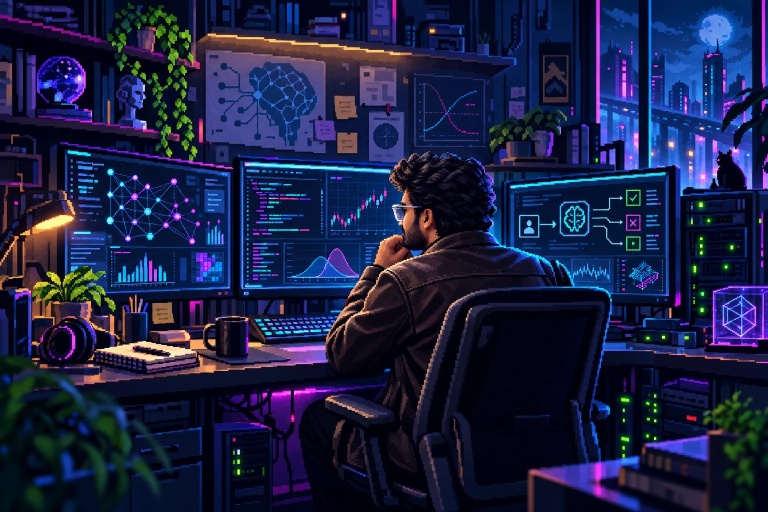
#> input picture assets/hero/jithu-ai-lab.webp, 1536 x 1024 px (shown at 1/2 size)
$ python build_animations.py
#> lines starting #> are read from the running program, lines starting #| are printed output that depends on the picture
#!/usr/bin/env python3
"""Build animated WebP assets from the generated source artwork."""

from __future__ import annotations

import math
from pathlib import Path

from PIL import Image, ImageDraw, ImageFilter


ROOT = Path(__file__).resolve().parents[1]


# [12 lines left out: function _save, not called in this run]


def build_hero() -> None:
    source = Image.open(ROOT / "assets/hero/jithu-ai-lab.webp").convert("RGB")
#> source is the input picture: PIL image 1536x1024 RGB; mean R, G, B 26.4, 32.7, 68.6
    source = source.resize((1280, 853), Image.Resampling.LANCZOS)
#> source: PIL image 1280x853 RGB

    def load_keyframe(filename: str) -> Image.Image:
        image = Image.open(ROOT / "assets/hero" / filename).convert("RGB")
        return image.resize(source.size, Image.Resampling.LANCZOS)

    head_mid = Image.open(ROOT / "assets/hero/jithu-ai-lab-headturn-mid.png").convert("RGB")
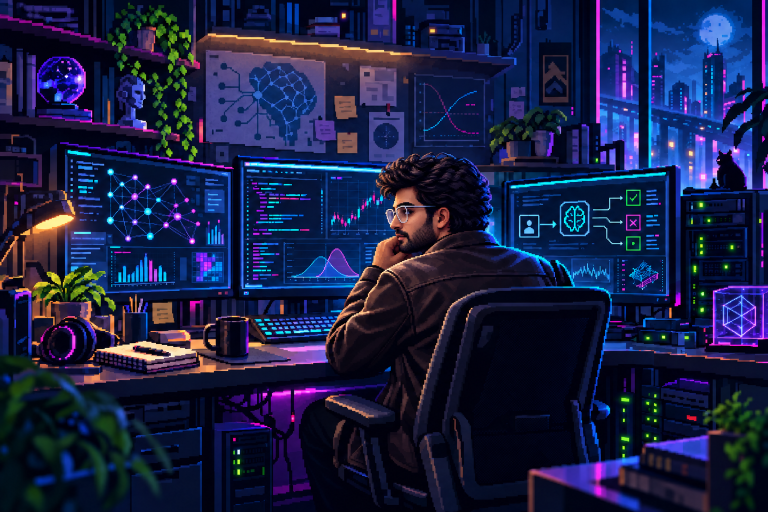
#> input picture assets/hero/jithu-ai-lab-headturn-mid.png, 1536 x 1024 px (shown at 1/2 size)
#> head_mid is the input picture: PIL image 1536x1024 RGB; mean R, G, B 25.6, 31.8, 68.4
    head_mid = head_mid.resize(source.size, Image.Resampling.LANCZOS)
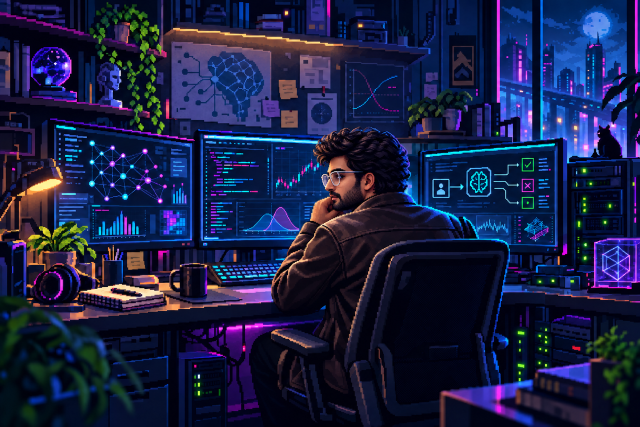
#> head_mid: PIL image 1280x853 RGB (shown at 1/2 size); mean R, G, B 25.6, 31.8, 68.4
    head_full = Image.open(ROOT / "assets/hero/jithu-ai-lab-headturn-full.png").convert("RGB")
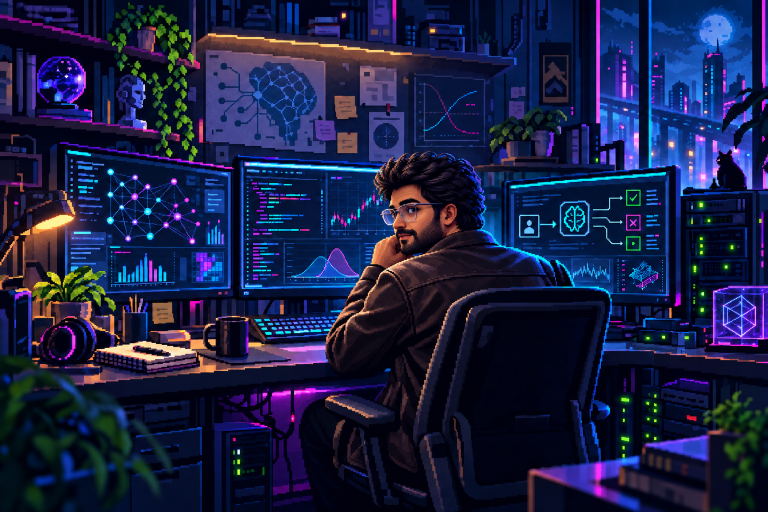
#> input picture assets/hero/jithu-ai-lab-headturn-full.png, 1536 x 1024 px (shown at 1/2 size)
#> head_full is the input picture: PIL image 1536x1024 RGB; mean R, G, B 25.8, 32, 68.8
    head_full = head_full.resize(source.size, Image.Resampling.LANCZOS)
#> head_full: PIL image 1280x853 RGB
    greeting_turn_1 = load_keyframe("jithu-ai-lab-greeting-turn-1.webp")
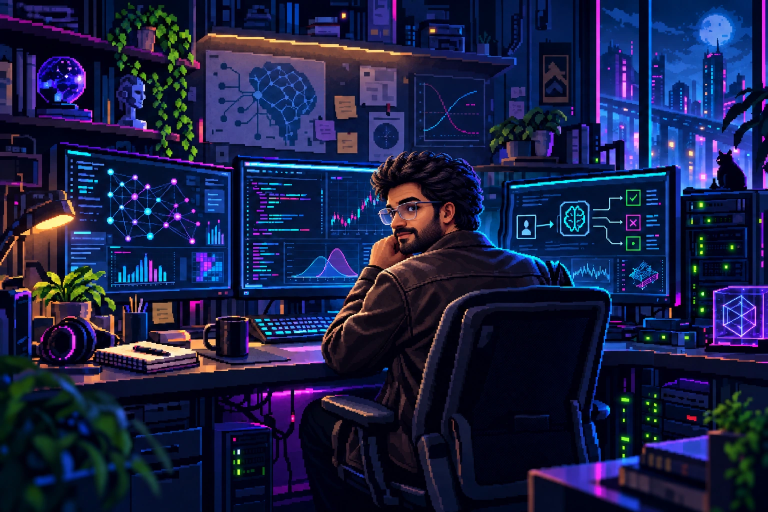
#> input picture assets/hero/jithu-ai-lab-greeting-turn-1.webp, 1536 x 1024 px (shown at 1/2 size)
#> in load_keyframe, image is the input picture: PIL image 1536x1024 RGB; mean R, G, B 26.2, 32.1, 68.8
    greeting_turn_2 = load_keyframe("jithu-ai-lab-greeting-turn-2.webp")
#> call 2 of load_keyframe, with filename = 'jithu-ai-lab-greeting-turn-2.webp'
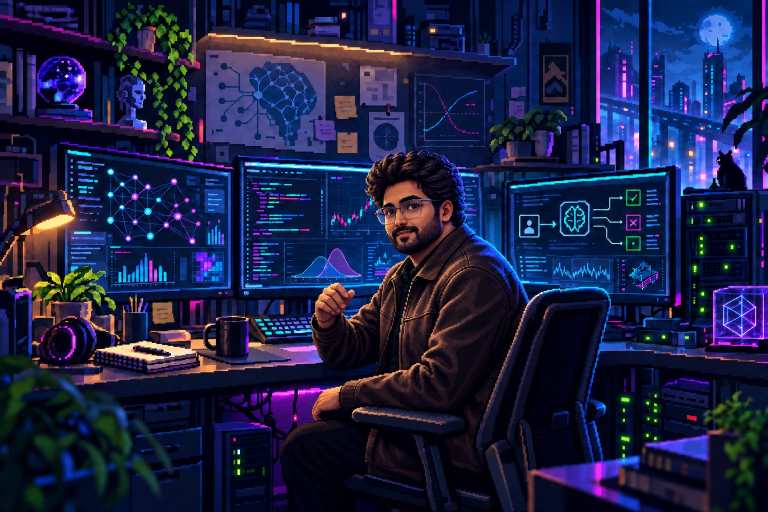
#> input picture assets/hero/jithu-ai-lab-greeting-turn-2.webp, 1536 x 1024 px (shown at 1/2 size)
#> in load_keyframe, image is the input picture: PIL image 1536x1024 RGB; mean R, G, B 27.4, 33, 69.7
#> in load_keyframe (call 2), `return image.resize(source.size, Image.Resampling.LANCZOS)`:
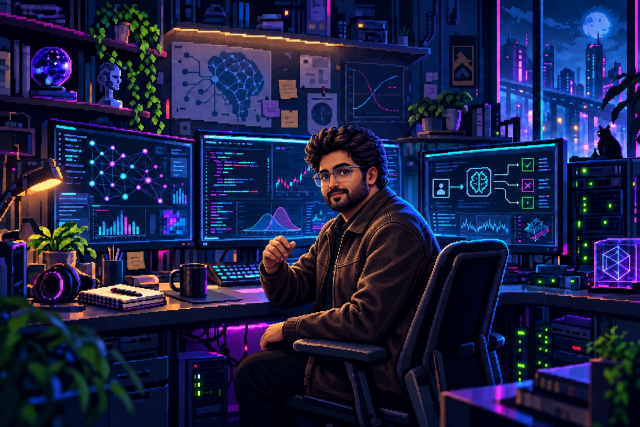
#> returned value: PIL image 1280x853 RGB (shown at 1/2 size); mean R, G, B 27.5, 33, 69.7
    greeting_return_sync_1 = load_keyframe("jithu-ai-lab-greeting-return-sync-1.webp")
#> call 3 of load_keyframe, with filename = 'jithu-ai-lab-greeting-return-sync-1.webp'
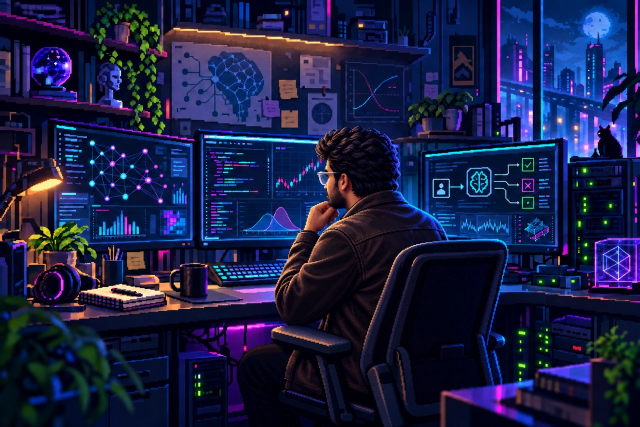
#> input picture assets/hero/jithu-ai-lab-greeting-return-sync-1.webp, 1280 x 853 px (shown at 1/2 size)
#> in load_keyframe, image is the input picture: PIL image 1280x853 RGB; mean R, G, B 25.9, 31.7, 69.6
    greeting_return_sync_2 = load_keyframe("jithu-ai-lab-greeting-return-sync-2.webp")
    greeting_rise = load_keyframe("jithu-ai-lab-greeting-rise.webp")
    greeting_raise_1 = load_keyframe("jithu-ai-lab-greeting-raise-1.webp")
    greeting_raise_2 = load_keyframe("jithu-ai-lab-greeting-raise-2.webp")
    greeting_wave_a = load_keyframe("jithu-ai-lab-greeting-wave-a.webp")
    greeting_wave_b = load_keyframe("jithu-ai-lab-greeting-wave-b.webp")
    frames: list[Image.Image] = []

    head_mask = Image.new("L", source.size)
    ImageDraw.Draw(head_mask).polygon(
        ((592, 247), (755, 238), (829, 278), (866, 367), (852, 458), (793, 515), (652, 503), (587, 409)),
        fill=255,
    )
    head_mask = head_mask.filter(ImageFilter.GaussianBlur(radius=11))

    greeting_mask = Image.new("L", source.size)
    ImageDraw.Draw(greeting_mask).polygon(
        (
            # Keep the transition outside the complete person-and-chair
            # silhouette.  The previous boundary crossed the chair back and
            # its wide feather blended two different chair states, creating a
            # visible soft halo around the subject.
            (365, 175),
            (790, 175),
            (990, 245),
            (1082, 430),
            (1082, 853),
            (548, 853),
            (410, 760),
            (350, 530),
            (375, 290),
        ),
        fill=255,
    )
    # A minimal feather hides the mask edge without softening pixel-art
    # details or producing a blurry band around the chair.
    greeting_mask = greeting_mask.filter(ImageFilter.GaussianBlur(radius=2))

    # [41 lines left out: function pose_frame, not called in this run]

    neural_nodes = (
        (178, 322),
        (211, 342),
        (247, 320),
        (278, 354),
        (316, 333),
        (193, 384),
        (231, 407),
        (270, 390),
        (320, 412),
    )
    neural_edges = (
        (0, 1),
        (0, 2),
        (1, 2),
        (1, 5),
        (1, 6),
        (2, 3),
        (2, 6),
        (3, 4),
        (3, 7),
        (4, 8),
        (5, 6),
        (6, 7),
        (7, 8),
    )
    chart_points = (
        (691, 232),
        (709, 220),
        (727, 226),
        (745, 202),
        (763, 212),
        (781, 180),
        (799, 190),
        (817, 160),
        (835, 171),
    )
    rain_streaks = (
        (1077, 52),
        (1108, 141),
        (1137, 88),
        (1168, 205),
        (1197, 119),
        (1224, 37),
        (1252, 171),
    )

    for index in range(80):
        phase = index / 80
        is_greeting = 5 <= index < 31
        frame = pose_frame(index)
        bloom = Image.new("RGBA", frame.size)
        bloom_draw = ImageDraw.Draw(bloom)
        detail = Image.new("RGBA", frame.size)
        draw = ImageDraw.Draw(detail)

        # Keep the scene stable while each monitor emits its own soft pulse.
        cyan_alpha = int(7 + 7 * (1 + math.sin(phase * math.tau * 2)) / 2)
        magenta_alpha = int(5 + 7 * (1 + math.sin(phase * math.tau * 2 + 2.1)) / 2)
        bloom_draw.rectangle((127, 280, 390, 474), fill=(0, 245, 255, cyan_alpha))
        bloom_draw.rectangle((404, 280, 817, 495), fill=(255, 46, 136, magenta_alpha))
        bloom_draw.rectangle((828, 284, 1124, 500), fill=(0, 245, 255, cyan_alpha))

        # Neural-network traffic visibly travels between nodes on the left display.
        for start, end in neural_edges:
            draw.line((neural_nodes[start], neural_nodes[end]), fill=(24, 126, 202, 105), width=2)
        for node_index, (x, y) in enumerate(neural_nodes):
            node_pulse = (index + node_index * 5) % 30
            colour = (255, 46, 216, 230) if node_index % 3 == 0 else (0, 245, 255, 230)
            radius = 4 if node_pulse < 8 else 3
            bloom_draw.ellipse((x - 7, y - 7, x + 7, y + 7), fill=(*colour[:3], 95))
            draw.rectangle((x - radius, y - radius, x + radius, y + radius), fill=colour)
        for signal in range(3):
            edge_index = (index // 10 + signal * 4) % len(neural_edges)
            start, end = neural_edges[edge_index]
            travel = ((index % 10) + signal * 3) / 10
            x = int(neural_nodes[start][0] + (neural_nodes[end][0] - neural_nodes[start][0]) * travel)
            y = int(neural_nodes[start][1] + (neural_nodes[end][1] - neural_nodes[start][1]) * travel)
            bloom_draw.ellipse((x - 8, y - 8, x + 8, y + 8), fill=(0, 245, 255, 150))
            draw.rectangle((x - 3, y - 3, x + 3, y + 3), fill=(220, 255, 255, 255))

        # Code lines scroll on the centre display and a block cursor keeps typing.
        code_palette = ((0, 245, 255, 215), (255, 46, 216, 210), (72, 148, 255, 210))
        for row in range(10):
            y = 302 + ((row * 15 - (index * 2)) % 150)
            indent = (row % 4) * 8
            length = 28 + ((row * 17) % 74)
            colour = code_palette[row % len(code_palette)]
            line_end = 427 + indent + length
            if is_greeting:
                line_end = min(line_end, 474)
            draw.rectangle((427 + indent, y, line_end, y + 3), fill=colour)
            if row % 3 == 0 and not is_greeting:
                draw.rectangle((535, y, 555 + (row % 2) * 14, y + 3), fill=(105, 126, 205, 190))
        if index % 12 < 7 and not is_greeting:
            cursor_y = 302 + ((8 * 15 - (index * 2)) % 150)
            bloom_draw.rectangle((568, cursor_y - 4, 576, cursor_y + 9), fill=(0, 245, 255, 145))
            draw.rectangle((568, cursor_y, 575, cursor_y + 6), fill=(223, 255, 255, 250))

        # Market/telemetry graph: bright trace, live candles, and a moving data point.
        draw.line(chart_points, fill=(0, 245, 255, 225), width=3)
        draw.line(tuple((x, y + 18) for x, y in chart_points), fill=(255, 46, 216, 155), width=2)
        segment = int(phase * (len(chart_points) - 1))
        segment_phase = phase * (len(chart_points) - 1) - segment
        x0, y0 = chart_points[segment]
        x1, y1 = chart_points[min(segment + 1, len(chart_points) - 1)]
        trace_x = int(x0 + (x1 - x0) * segment_phase)
        trace_y = int(y0 + (y1 - y0) * segment_phase)
        bloom_draw.ellipse((trace_x - 11, trace_y - 11, trace_x + 11, trace_y + 11), fill=(0, 245, 255, 175))
        draw.rectangle((trace_x - 4, trace_y - 4, trace_x + 4, trace_y + 4), fill=(240, 255, 255, 255))
        for candle in range(6):
            x = 704 + candle * 23
            wobble = int(5 * math.sin(phase * math.tau * 2 + candle))
            y = 128 + ((candle * 17) % 31) + wobble
            colour = (47, 255, 156, 225) if candle % 2 == 0 else (255, 46, 136, 225)
            draw.line((x + 3, y - 8, x + 3, y + 20), fill=colour, width=2)
            draw.rectangle((x, y, x + 6, y + 12), fill=colour)

        # Workflow statuses on the right monitor complete in sequence.
        for status_index, (x, y) in enumerate(((1043, 346), (1074, 381), (1043, 420))):
            active = (index // 10) % 3 == status_index
            colour = (57, 255, 20, 245) if active else (0, 245, 255, 135)
            bloom_draw.rectangle((x - 5, y - 5, x + 13, y + 13), fill=(*colour[:3], 95 if active else 35))
            draw.rectangle((x, y, x + 8, y + 8), outline=colour, width=2)
            if active:
                draw.line((x + 2, y + 4, x + 4, y + 6, x + 7, y + 2), fill=colour, width=2)

        # Server activity, keyboard taps, city windows, and digital rain make the lab breathe.
        for led_index, (x, y) in enumerate(
            ((1152, 371), (1181, 393), (1210, 417), (1138, 446), (1174, 473), (1217, 500), (1157, 530))
        ):
            on = (index + led_index * 7) % 20 < 11
            colour = (57, 255, 20, 240) if on else (0, 245, 255, 70)
            bloom_draw.rectangle((x - 4, y - 4, x + 8, y + 7), fill=(*colour[:3], 80 if on else 18))
            draw.rectangle((x, y, x + 4, y + 3), fill=colour)
        for key_index, (x, y) in enumerate(((478, 542), (501, 550), (524, 540), (547, 549), (570, 541), (593, 550))):
            if (index // 3 + key_index * 2) % 13 < 3:
                colour = (0, 245, 255, 225) if key_index % 2 else (255, 46, 216, 215)
                bloom_draw.rectangle((x - 3, y - 3, x + 12, y + 9), fill=(*colour[:3], 85))
                draw.rectangle((x, y, x + 8, y + 5), fill=colour)
        for window_index, (x, y) in enumerate(((1102, 111), (1136, 151), (1174, 91), (1211, 184), (1244, 126))):
            lit = (index // 8 + window_index) % 4 != 0
            colour = (255, 46, 216, 180) if window_index % 2 else (0, 245, 255, 185)
            draw.rectangle((x, y, x + 3, y + 10), fill=colour if lit else (12, 45, 92, 120))
        for streak_index, (x, start_y) in enumerate(rain_streaks):
            y = 52 + ((start_y + index * (5 + streak_index % 3)) % 245)
            draw.line((x, y, x - 3, y + 15), fill=(85, 211, 255, 90), width=1)

        # Rotating hologram cube on the desk.
        cube_cx, cube_cy = 1221, 574
        skew = int(9 * math.sin(phase * math.tau))
        front = (
            (cube_cx - 25 + skew, cube_cy - 24),
            (cube_cx + 25, cube_cy - 24 + skew),
            (cube_cx + 25 - skew, cube_cy + 24),
            (cube_cx - 25, cube_cy + 24 - skew),
        )
        back = tuple((x - 10, y - 12) for x, y in front)
        hologram_colour = (125, 84, 255, 205)
        bloom_draw.polygon(front, outline=(125, 84, 255, 150), width=5)
        draw.line(front + (front[0],), fill=hologram_colour, width=2)
        draw.line(back + (back[0],), fill=(0, 245, 255, 180), width=2)
        for front_point, back_point in zip(front, back):
            draw.line((front_point, back_point), fill=(255, 46, 216, 180), width=2)

        # A restrained scanline ties the individual animations together.
        scan_y = 270 + int(260 * ((index % 30) / 30))
        draw.rectangle((120, scan_y, 1128, scan_y + 2), fill=(0, 245, 255, 28))

        bloom = bloom.filter(ImageFilter.GaussianBlur(radius=4.2))
        frame = Image.alpha_composite(frame, bloom)
        frame = Image.alpha_composite(frame, detail)
        frames.append(frame.convert("RGB"))

    _save(frames, ROOT / "assets/hero/jithu-ai-lab-natural-wave.webp", 80, 82)


# [25 lines left out: function build_portrait, not called in this run]


if __name__ == "__main__":
#> (the run stopped early here; a loop or call above may not have finished)
